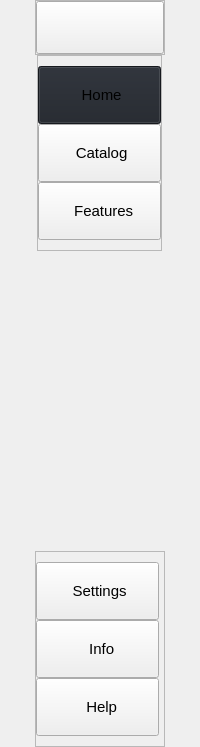
     <widget class="QWidget" name="leftMenuContainer" native="true">
      <layout class="QVBoxLayout" name="verticalLayout">
       <property name="spacing">
        <number>0</number>
       </property>
       <property name="leftMargin">
        <number>0</number>
       </property>
       <property name="topMargin">
        <number>0</number>
       </property>
       <property name="rightMargin">
        <number>0</number>
       </property>
       <property name="bottomMargin">
        <number>0</number>
       </property>
       <item alignment="Qt::AlignHCenter">
        <widget class="QWidget" name="leftMenuSubContainer" native="true">
         <property name="sizePolicy">
          <sizepolicy hsizetype="Preferred" vsizetype="Preferred">
           <horstretch>0</horstretch>
           <verstretch>0</verstretch>
          </sizepolicy>
         </property>
         <layout class="QVBoxLayout" name="verticalLayout_2">
          <property name="spacing">
           <number>0</number>
          </property>
          <property name="leftMargin">
           <number>5</number>
          </property>
          <property name="topMargin">
           <number>0</number>
          </property>
          <property name="rightMargin">
           <number>5</number>
          </property>
          <property name="bottomMargin">
           <number>0</number>
          </property>
          <item alignment="Qt::AlignHCenter|Qt::AlignTop">
           <widget class="QFrame" name="frame">
            <property name="styleSheet">
             <string notr="true">QPushButton{
	width: 120px;
	height : 55px;
}
</string>
            </property>
            <property name="frameShape">
             <enum>QFrame::StyledPanel</enum>
            </property>
            <property name="frameShadow">
             <enum>QFrame::Raised</enum>
            </property>
            <layout class="QHBoxLayout" name="horizontalLayout_2">
             <property name="spacing">
              <number>0</number>
             </property>
             <property name="leftMargin">
              <number>0</number>
             </property>
             <property name="topMargin">
              <number>0</number>
             </property>
             <property name="rightMargin">
              <number>0</number>
             </property>
             <property name="bottomMargin">
              <number>0</number>
             </property>
             <item alignment="Qt::AlignLeft">
              <widget class="QPushButton" name="menuBtn">
               <property name="toolTip">
                <string>Menu</string>
               </property>
               <property name="styleSheet">
                <string notr="true">QPushButton{
	height: 45px;
}

QPushButton QToolTip {background-color: #1f232a;}</string>
               </property>
               <property name="text">
                <string/>
               </property>
               <property name="icon">
                <iconset resource="resource.qrc">
                 <normaloff>:/resource/img/white-align-justify.png</normaloff>:/resource/img/white-align-justify.png</iconset>
               </property>
               <property name="iconSize">
                <size>
                 <width>24</width>
                 <height>24</height>
                </size>
               </property>
              </widget>
             </item>
            </layout>
           </widget>
          </item>
          <item alignment="Qt::AlignHCenter|Qt::AlignTop">
           <widget class="QFrame" name="frame_2">
            <property name="enabled">
             <bool>true</bool>
            </property>
            <property name="sizePolicy">
             <sizepolicy hsizetype="Preferred" vsizetype="Fixed">
              <horstretch>0</horstretch>
              <verstretch>0</verstretch>
             </sizepolicy>
            </property>
            <property name="styleSheet">
             <string notr="true">QPushButton{
	width: 115px;
	height : 50px;
}</string>
            </property>
            <property name="frameShape">
             <enum>QFrame::StyledPanel</enum>
            </property>
            <property name="frameShadow">
             <enum>QFrame::Raised</enum>
            </property>
            <layout class="QVBoxLayout" name="verticalLayout_3">
             <property name="spacing">
              <number>0</number>
             </property>
             <property name="leftMargin">
              <number>0</number>
             </property>
             <property name="topMargin">
              <number>10</number>
             </property>
             <property name="rightMargin">
              <number>0</number>
             </property>
             <property name="bottomMargin">
              <number>10</number>
             </property>
             <item alignment="Qt::AlignLeft">
              <widget class="QPushButton" name="homeBtn">
               <property name="font">
                <font>
                 <pointsize>11</pointsize>
                </font>
               </property>
               <property name="toolTip">
                <string>Home</string>
               </property>
               <property name="styleSheet">
                <string notr="true">background-color: #1f232a;
</string>
               </property>
               <property name="text">
                <string> Home</string>
               </property>
               <property name="icon">
                <iconset resource="resource.qrc">
                 <normaloff>:/resource/img/white-home-50.png</normaloff>:/resource/img/white-home-50.png</iconset>
               </property>
               <property name="iconSize">
                <size>
                 <width>24</width>
                 <height>24</height>
                </size>
               </property>
              </widget>
             </item>
             <item alignment="Qt::AlignLeft">
              <widget class="QPushButton" name="catalogBtn">
               <property name="sizePolicy">
                <sizepolicy hsizetype="Minimum" vsizetype="Fixed">
                 <horstretch>0</horstretch>
                 <verstretch>0</verstretch>
                </sizepolicy>
               </property>
               <property name="font">
                <font>
                 <pointsize>11</pointsize>
                </font>
               </property>
               <property name="toolTip">
                <string>Catalog</string>
               </property>
               <property name="styleSheet">
                <string notr="true">QPushButton QToolTip {background-color: #1f232a;}</string>
               </property>
               <property name="text">
                <string> Сatalog</string>
               </property>
               <property name="icon">
                <iconset resource="resource.qrc">
                 <normaloff>:/resource/img/white-book.png</normaloff>:/resource/img/white-book.png</iconset>
               </property>
               <property name="iconSize">
                <size>
                 <width>24</width>
                 <height>24</height>
                </size>
               </property>
              </widget>
             </item>
             <item alignment="Qt::AlignLeft">
              <widget class="QPushButton" name="featuresBtn">
               <property name="font">
                <font>
                 <pointsize>11</pointsize>
                </font>
               </property>
               <property name="toolTip">
                <string>Features</string>
               </property>
               <property name="styleSheet">
                <string notr="true">QPushButton QToolTip {background-color: #1f232a;}
</string>
               </property>
               <property name="text">
                <string>  Features</string>
               </property>
               <property name="icon">
                <iconset resource="resource.qrc">
                 <normaloff>:/resource/img/white-eye.png</normaloff>:/resource/img/white-eye.png</iconset>
               </property>
               <property name="iconSize">
                <size>
                 <width>24</width>
                 <height>24</height>
                </size>
               </property>
              </widget>
             </item>
            </layout>
           </widget>
          </item>
          <item>
           <spacer name="verticalSpacer">
            <property name="orientation">
             <enum>Qt::Vertical</enum>
            </property>
            <property name="sizeType">
             <enum>QSizePolicy::Minimum</enum>
            </property>
            <property name="sizeHint" stdset="0">
             <size>
              <width>20</width>
              <height>300</height>
             </size>
            </property>
           </spacer>
          </item>
          <item alignment="Qt::AlignBottom">
           <widget class="QFrame" name="frame_3">
            <property name="enabled">
             <bool>true</bool>
            </property>
            <property name="styleSheet">
             <string notr="true">QPushButton{
	width: 115px;
	height : 50px;
}</string>
            </property>
            <property name="frameShape">
             <enum>QFrame::StyledPanel</enum>
            </property>
            <property name="frameShadow">
             <enum>QFrame::Raised</enum>
            </property>
            <layout class="QVBoxLayout" name="verticalLayout_4">
             <property name="spacing">
              <number>0</number>
             </property>
             <property name="leftMargin">
              <number>0</number>
             </property>
             <property name="topMargin">
              <number>10</number>
             </property>
             <property name="rightMargin">
              <number>0</number>
             </property>
             <property name="bottomMargin">
              <number>10</number>
             </property>
             <item alignment="Qt::AlignLeft">
              <widget class="QPushButton" name="settingsBtn">
               <property name="font">
                <font>
                 <pointsize>11</pointsize>
                </font>
               </property>
               <property name="toolTip">
                <string>Settings</string>
               </property>
               <property name="styleSheet">
                <string notr="true">QPushButton QToolTip {background-color: #1f232a;}</string>
               </property>
               <property name="text">
                <string> Settings</string>
               </property>
               <property name="icon">
                <iconset resource="resource.qrc">
                 <normaloff>:/resource/img/white-setting.png</normaloff>:/resource/img/white-setting.png</iconset>
               </property>
               <property name="iconSize">
                <size>
                 <width>24</width>
                 <height>24</height>
                </size>
               </property>
              </widget>
             </item>
             <item alignment="Qt::AlignLeft">
              <widget class="QPushButton" name="infoBtn">
               <property name="font">
                <font>
                 <pointsize>11</pointsize>
                </font>
               </property>
               <property name="toolTip">
                <string>Information</string>
               </property>
               <property name="styleSheet">
                <string notr="true">QPushButton QToolTip {background-color: #1f232a;}</string>
               </property>
               <property name="text">
                <string>  Info</string>
               </property>
               <property name="icon">
                <iconset resource="resource.qrc">
                 <normaloff>:/resource/img/white-info.png</normaloff>:/resource/img/white-info.png</iconset>
               </property>
               <property name="iconSize">
                <size>
                 <width>24</width>
                 <height>24</height>
                </size>
               </property>
              </widget>
             </item>
             <item alignment="Qt::AlignLeft">
              <widget class="QPushButton" name="helpBtn">
               <property name="font">
                <font>
                 <pointsize>11</pointsize>
                </font>
               </property>
               <property name="toolTip">
                <string>Help</string>
               </property>
               <property name="styleSheet">
                <string notr="true">QPushButton QToolTip {background-color: #1f232a;}</string>
               </property>
               <property name="text">
                <string>  Help</string>
               </property>
               <property name="icon">
                <iconset resource="resource.qrc">
                 <normaloff>:/resource/img/white-question.png</normaloff>:/resource/img/white-question.png</iconset>
               </property>
               <property name="iconSize">
                <size>
                 <width>26</width>
                 <height>26</height>
                </size>
               </property>
              </widget>
             </item>
            </layout>
           </widget>
          </item>
         </layout>
        </widget>
       </item>
      </layout>
     </widget>
